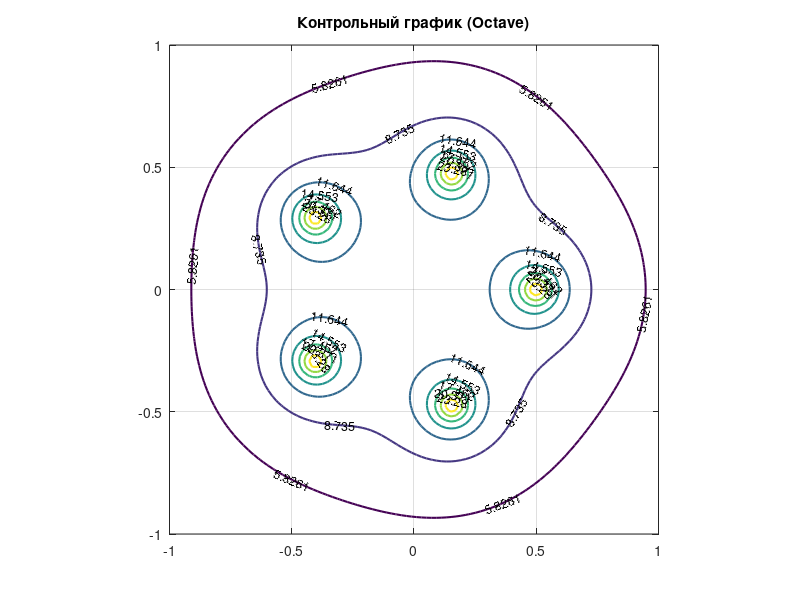

The MATLAB source for this figure:
more off

function z = phi(x, y)
    q = ones(1, 5);  
    R = 0.5;
    theta = 2 * pi * (0:4) / 5; 
    x0 = R * cos(theta);
    y0 = R * sin(theta);
    eps_reg = 0.05;  
    r_sq = (x - x0).^2 + (y - y0).^2 + eps_reg^2;
    z = sum(q ./ sqrt(r_sq));
endfunction

% Параметры сетки
N = 100;
xmin = -1; xmax = 1;
ymin = -1; ymax = 1;
x = linspace(xmin, xmax, N);
y = linspace(ymin, ymax, N);

% Вычисление потенциала
A = zeros(N, N);
for i = 1:N
    for j = 1:N
        A(i, j) = phi(x(i), y(j));
    endfor
endfor

% Диапазон потенциала
phi_min = min(min(A));
phi_max = max(max(A));
printf("Потенциал: от %g до %g\n", phi_min, phi_max);


NL = 7;
c = linspace(phi_min + 0.1*(phi_max - phi_min), phi_max - 0.1*(phi_max - phi_min), NL);


filename = 'lab6.txt';
FID = fopen(filename, 'wt');
if FID == -1
    error("Не удалось создать файл %s", filename);
endif

% Основной цикл по уровням
for k = 1:NL
    level = c(k);
    printf('Уровень %i: c = %g\n', k, level);
    cnt = 0;

    % Обход всех ячеек
    for i = 1:N-1
        for j = 1:N-1
            % Значения потенциала в углах ячейки 
            a = A(i, j);       
            b = A(i, j+1);     
            c_val = A(i+1, j+1); 
            d = A(i+1, j);     

            % Кодируем, какие углы выше уровня
            nq = 0;
            if (a > level) nq += 1; endif  % 0001
            if (b > level) nq += 8; endif  % 1000
            if (c_val > level) nq += 4; endif  % 0100
            if (d > level) nq += 2; endif  % 0010

            
            switch (nq)
                case {1, 14}
                    % Линия проходит через левую и нижнюю стороны
                    x1 = x(i);
                    y1 = (y(j) + y(j+1)) / 2;
                    x2 = (x(i) + x(i+1)) / 2;
                    y2 = y(j);
                    fprintf(FID, '%.6g %.6g %.6g\n%.6g %.6g %.6g\n\n', x1, y1, level, x2, y2, level);
                    cnt++;
                case {2, 13}
                    % Через нижнюю и правую
                    x1 = (x(i) + x(i+1)) / 2;
                    y1 = y(j);
                    x2 = x(i+1);
                    y2 = (y(j) + y(j+1)) / 2;
                    fprintf(FID, '%.6g %.6g %.6g\n%.6g %.6g %.6g\n\n', x1, y1, level, x2, y2, level);
                    cnt++;
                case {3, 12}
                    % Через левую и правую
                    x1 = x(i);
                    y1 = (y(j) + y(j+1)) / 2;
                    x2 = x(i+1);
                    y2 = (y(j) + y(j+1)) / 2;
                    fprintf(FID, '%.6g %.6g %.6g\n%.6g %.6g %.6g\n\n', x1, y1, level, x2, y2, level);
                    cnt++;
                case {4, 11}
                    % Через правую и верхнюю
                    x1 = x(i+1);
                    y1 = (y(j) + y(j+1)) / 2;
                    x2 = (x(i) + x(i+1)) / 2;
                    y2 = y(j+1);
                    fprintf(FID, '%.6g %.6g %.6g\n%.6g %.6g %.6g\n\n', x1, y1, level, x2, y2, level);
                    cnt++;
                case {5, 10}
                    ;
                case {6, 9}
                    % Через нижнюю и верхнюю
                    x1 = (x(i) + x(i+1)) / 2;
                    y1 = y(j);
                    x2 = (x(i) + x(i+1)) / 2;
                    y2 = y(j+1);
                    fprintf(FID, '%.6g %.6g %.6g\n%.6g %.6g %.6g\n\n', x1, y1, level, x2, y2, level);
                    cnt++;
                case {7, 8}
                    % Через левую и верхнюю
                    x1 = x(i);
                    y1 = (y(j) + y(j+1)) / 2;
                    x2 = (x(i) + x(i+1)) / 2;
                    y2 = y(j+1);
                    fprintf(FID, '%.6g %.6g %.6g\n%.6g %.6g %.6g\n\n', x1, y1, level, x2, y2, level);
                    cnt++;
                otherwise
                    ;
            endswitch
        endfor
    endfor

    printf('  -> найдено %i отрезков\n', cnt);

    if (k < NL)
        fprintf(FID, '\n');
    endif
endfor

fclose(FID);


 clf;
 [CC, HH] = contour(x, y, A', c, "linewidth", 1.5);
 clabel(CC, HH, "fontsize", 9);
 title("Контрольный график (Octave)", "fontsize", 11);
 axis equal; grid on;